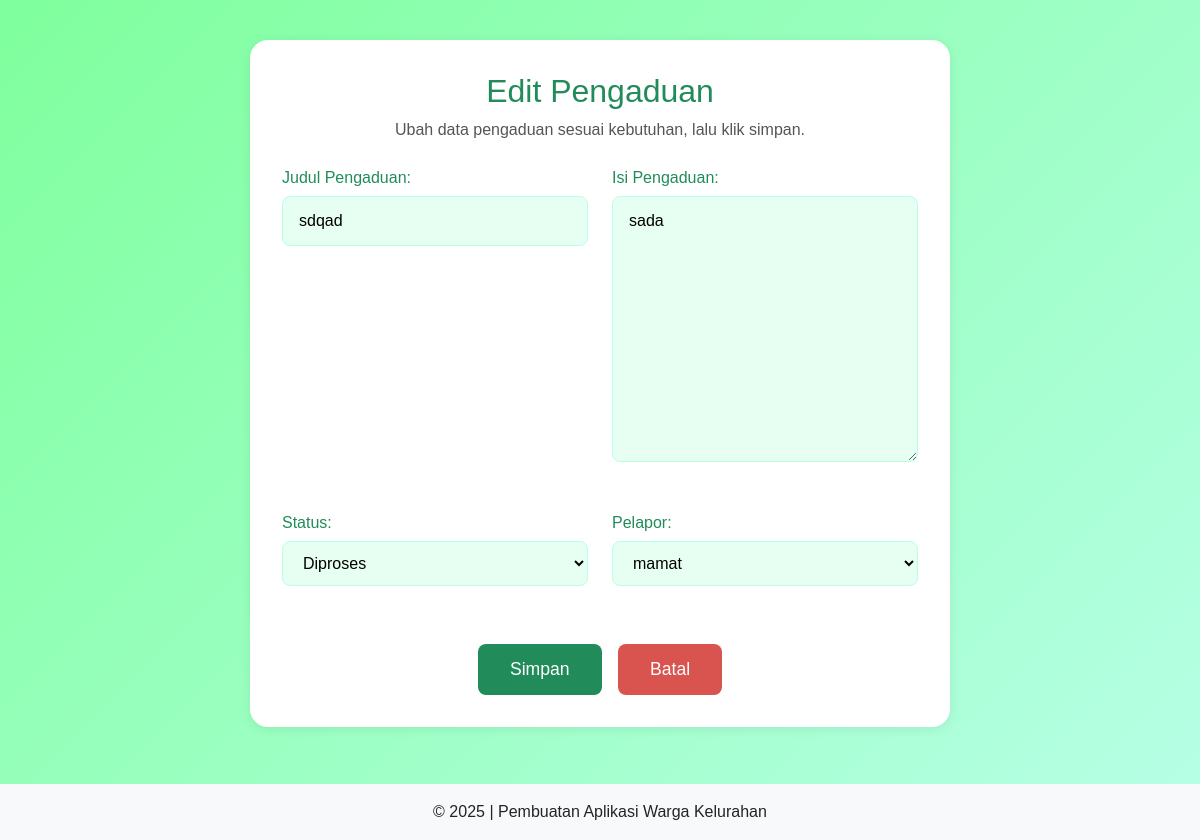
/warga/pengaduan/3/edit/, run on the app's committed database.
### warga/models.py (models this page shows, shortened)
class Pengaduan(models.Model):
    STATUS_CHOICES = [
        ('BARU', 'Baru'),
        ('DIPROSES', 'Diproses'),
        ('SELESAI', 'Selesai'),
    ]
    judul = models.CharField(
        max_length=200,
        verbose_name="Judul Pengaduan"
    )
    isi = models.TextField(
        verbose_name="Isi Pengaduan"
    )
    status = models.CharField(max_length=10, choices=STATUS_CHOICES, default='BARU')
    tanggal_pengaduan = models.DateTimeField(
        auto_now_add=True
    )
    pelapor = models.ForeignKey(Warga, on_delete=models.CASCADE, related_name='pengaduan')

### warga/views.py (the view)
# urls.py: path('pengaduan/<int:pk>/edit/', PengaduanUpdateView.as_view(), name='pengaduan-edit'), # URL edit pengaduan
class PengaduanUpdateView(UpdateView):
    model = Pengaduan
    form_class = PengaduanForm
    template_name = 'warga/pengaduan_form.html'
    success_url = reverse_lazy('pengaduan-list')

### warga/forms.py
class PengaduanForm(forms.ModelForm):
    class Meta:
        model = Pengaduan
        fields = '__all__'

### warga/models.py (called while the page is built)
    def __str__(self):
        return self.nama_lengkap

### warga/templates/warga/pengaduan_form.html (shortened to what this page needs)
{% extends 'warga/base.html' %}
{% block content %}
    <div class="form-container">
        <div class="form-header">
            {% if object %}
                <h1>Edit Pengaduan</h1>
                <p>Ubah data pengaduan sesuai kebutuhan, lalu klik simpan.</p>
            {% else %}
                <h1>Form Pengaduan Baru</h1>
                <p>Silakan isi data pengaduan dengan benar pada form di bawah ini.</p>
            {% endif %}
        </div>
        <form method="post">
            <div class="form-grid">
                {% for field in form.visible_fields %}
                    <div class="form-group">
                        {{ field.label_tag }}
                        {{ field }}
                    </div>
                {% endfor %}
                <div class="form-actions">
                    <button type="submit">Simpan</button>
                    <a href="{% url 'pengaduan-list' %}" class="cancel-btn">Batal</a>
                </div>
            </div>
        </form>
    </div>
{% endblock %}

### warga/templates/warga/pengaduan_form.html (style rules this page uses)
body { background: linear-gradient(135deg, #7fff9d 0%, #b7ffe7 100%); min-height: 100vh; font-family: 'Poppins', Arial, sans-serif; }
.form-container { max-width: 700px; margin: 40px auto; padding: 32px; background: #fff; border-radius: 18px; box-shadow: 0 2px 12px rgba(0,0,0,0.08); }
.form-header { text-align: center; margin-bottom: 24px; }
.form-header h1 { color: #218c5a; margin: 0; font-size: 2rem; }
.form-header p { color: #555; margin: 8px 0 0 0; font-size: 1rem; }
.form-grid { display: grid; grid-template-columns: 1fr 1fr; gap: 24px; }
.form-group { margin-bottom: 18px; }
label { color: #218c5a; font-weight: 500; margin-bottom: 6px; display: block; }
input, textarea, select { width: 100%; padding: 12px 16px; border-radius: 8px; border: 1px solid #b7ffe7; font-size: 1rem; background: #e6fff2; }
.form-actions { grid-column: span 2; text-align: center; margin-top: 16px; }
button[type="submit"] { background: #218c5a; color: #fff; border: none; padding: 12px 32px; border-radius: 8px; font-size: 1.1rem; cursor: pointer; margin-right: 12px; transition: background 0.2s; }
.cancel-btn { background: #d9534f; color: #fff; border: none; padding: 12px 32px; border-radius: 8px; font-size: 1.1rem; cursor: pointer; text-decoration: none; margin-left: 0; transition: background 0.2s; display: inline-block; }

### data on the page
Pengaduan: visible_fields "sdqad" "sada" "Diproses" "mamat"

### other printed values
{{ field.label_tag }} "Judul Pengaduan:" "Isi Pengaduan:" "Status:" "Pelapor:"
